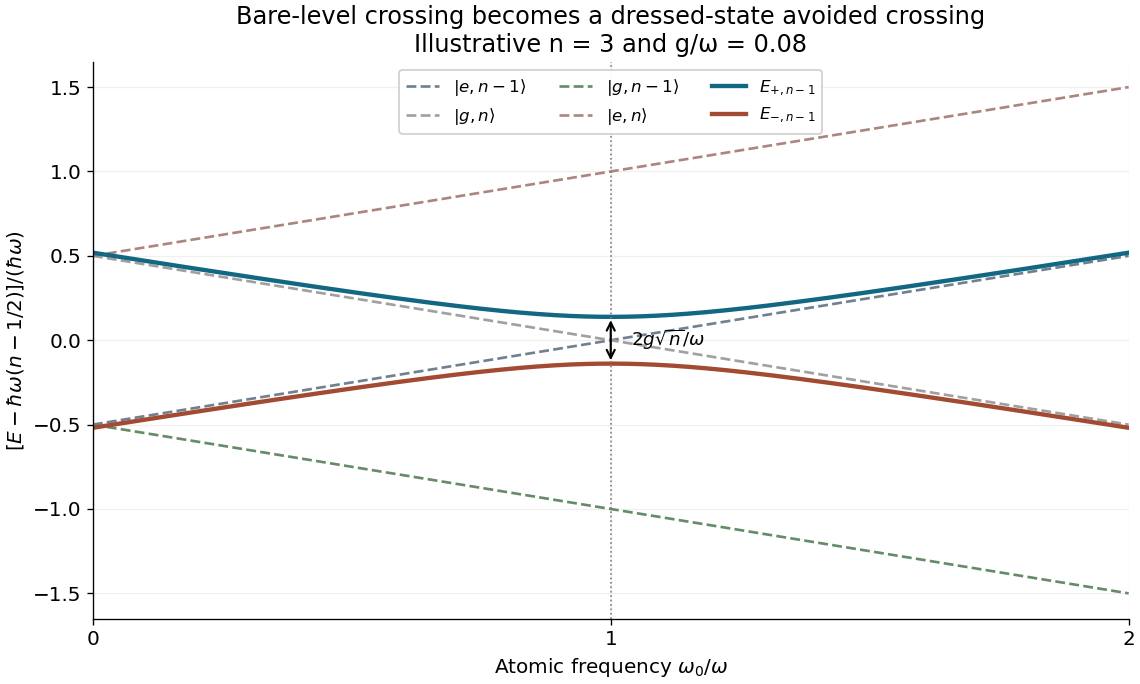

The Python source for this figure:
"""Original specified-bare-level diagram and its complete central doublet."""
from pathlib import Path
import numpy as np
import matplotlib
matplotlib.use('Agg')
import matplotlib.pyplot as plt
plt.rcParams.update({'font.size':12,'axes.spines.top':False,'axes.spines.right':False})
x=np.linspace(0,2,801);n=3;ratio=.08
fig,ax=plt.subplots(figsize=(9.5,5.7),layout='constrained',facecolor='white')
for y,lab,col in [((x-1)/2,r'$|e,n-1\rangle$','#708090'),((1-x)/2,r'$|g,n\rangle$','#a0a0a0'),(-(1+x)/2,r'$|g,n-1\rangle$','#668b67'),((1+x)/2,r'$|e,n\rangle$','#ab8680')]:ax.plot(x,y,ls='--',lw=1.6,label=lab,color=col)
dress=.5*np.sqrt((1-x)**2+4*ratio**2*n)
ax.plot(x,dress,lw=2.6,color='#126782',label=r'$E_{+,n-1}$')
ax.plot(x,-dress,lw=2.6,color='#a34a32',label=r'$E_{-,n-1}$')
ax.axvline(1,ls=':',lw=1,color='gray');ax.annotate('',xy=(1,ratio*np.sqrt(n)),xytext=(1,-ratio*np.sqrt(n)),arrowprops={'arrowstyle':'<->','lw':1.3});ax.text(1.04,0,r'$2g\sqrt{n}/\omega$',va='center',fontsize=11)
ax.set(xlim=(0,2),ylim=(-1.65,1.65),xticks=[0,1,2],xlabel=r'Atomic frequency $\omega_0/\omega$',ylabel=r'$[E-\hbar\omega(n-1/2)]/(\hbar\omega)$',title='Bare-level crossing becomes a dressed-state avoided crossing\nIllustrative n = 3 and g/ω = 0.08')
ax.grid(alpha=.18);ax.legend(loc='upper center',ncol=3,fontsize=10,framealpha=.96)
fig.savefig(Path.cwd()/Path(__file__).with_suffix('.png').name,dpi=120,facecolor='white',transparent=False,metadata={'Software':'Matplotlib'})
plt.close(fig)
